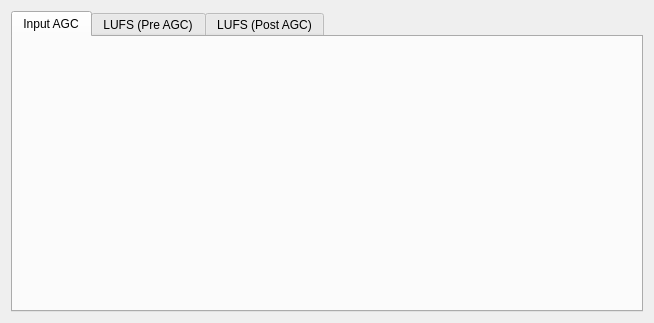
<?xml version="1.0" encoding="UTF-8"?>
<ui version="4.0">
 <class>visualizeui</class>
 <widget class="QDialog" name="visualizeui">
  <property name="geometry">
   <rect>
    <x>0</x>
    <y>0</y>
    <width>654</width>
    <height>323</height>
   </rect>
  </property>
  <property name="windowTitle">
   <string>Dialog</string>
  </property>
  <layout class="QVBoxLayout" name="verticalLayout">
   <item>
    <widget class="QTabWidget" name="tabWidget">
     <property name="currentIndex">
      <number>0</number>
     </property>
     <widget class="QWidget" name="agc">
      <attribute name="title">
       <string>Input AGC</string>
      </attribute>
      <layout class="QVBoxLayout" name="verticalLayout_2">
       <item>
        <widget class="Graph" name="agcPlot" native="true"/>
       </item>
      </layout>
     </widget>
     <widget class="QWidget" name="lufs">
      <attribute name="title">
       <string>LUFS (Pre AGC)</string>
      </attribute>
      <layout class="QVBoxLayout" name="verticalLayout_3">
       <item>
        <widget class="Graph" name="lufsPlot" native="true"/>
       </item>
      </layout>
     </widget>
     <widget class="QWidget" name="lufsAgc">
      <attribute name="title">
       <string>LUFS (Post AGC)</string>
      </attribute>
      <layout class="QVBoxLayout" name="verticalLayout_4">
       <item>
        <widget class="Graph" name="lufsAgcPlot" native="true"/>
       </item>
      </layout>
     </widget>
    </widget>
   </item>
  </layout>
 </widget>
 <customwidgets>
  <customwidget>
   <class>Graph</class>
   <extends>QWidget</extends>
   <header>graph.h</header>
   <container>1</container>
  </customwidget>
 </customwidgets>
 <resources/>
 <connections/>
</ui>
